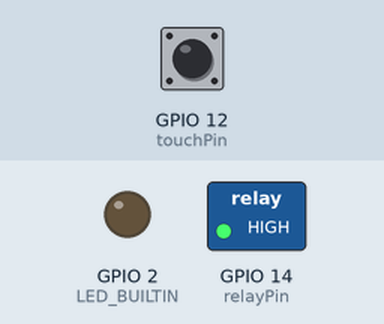
Recording of a sketch running on a simulated ESP8266 (NodeMCU). Shown: switched loads named in the sketch (green lamp = pin HIGH), output pins drawn as LEDs (lit = HIGH, except the on-board LED, lit = LOW). The inputs (shaded band) are chosen by the test bench; at power-on: GPIO 12 (touchPin) LOW. WiFi joins after 1.5 s; servers stay silent unless stated; no MQTT or app messages arrive unless stated; what the sketch prints to the serial monitor is not drawn.

Above: at 3.2 s.
3.3 s: GPIO 12 (touchPin) pulled HIGH for 0.15 s
At 4.3 s:
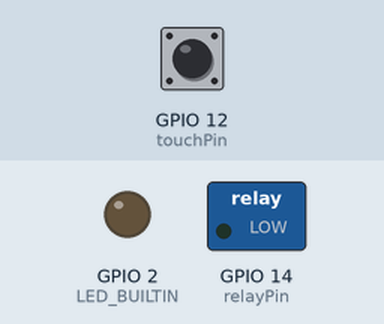
7.9 s: GPIO 12 (touchPin) pulled HIGH for 1 s
At 8.9 s:
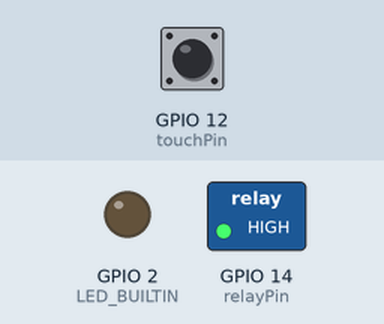
10.4 s: GPIO 12 (touchPin) pulled HIGH for 3.2 s
At 10.8 s:
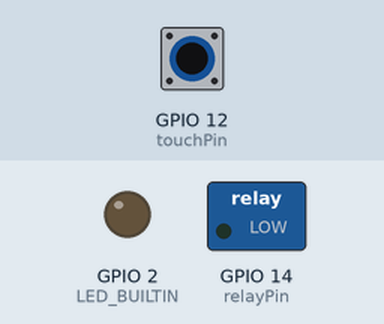
Timing chart, 0 to 31.9 s (numbered marks = the images above; inputs shaded):
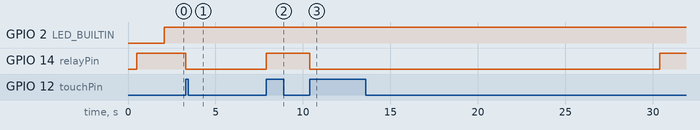

The sketch:

power_t_measuring_device.ino
```cpp
#include <ESP8266WiFi.h>
#include <PubSubClient.h>

//Pin define
//static const uint8_t D0   = 16;
//static const uint8_t D1   = 5;
//static const uint8_t D2   = 4;
//static const uint8_t D3   = 0;
//static const uint8_t D4   = 2;
//static const uint8_t D5   = 14;
//static const uint8_t D6   = 12;
//static const uint8_t D7   = 13;
//static const uint8_t D8   = 15;
//static const uint8_t D9   = 3;
//static const uint8_t D10  = 1;

#define touchPin 12
#define relayPin 14

const char* ssid = "ssid@unifi";
const char* password = "password0";
//const char* mqtt_server = "192.168.0.239";
const char*mqtt_server = "broker.hivemq.com";

WiFiClient espClient;
PubSubClient client(espClient);

//const unsigned long publishInterval = 60L*1000L;  //publish every 1minute
const unsigned long publishInterval = 10L * 1000L;  //publish every 10second
unsigned long lastMsg = 0;

//TouchSensor Setting
bool touchOff = true;  //always off first
bool touchFlag = LOW;  //sensor trigger
unsigned long debounce = 0;

//Switch Relay Setting
bool relayOff = true; //always off first
unsigned long modTimer = 20L * 1000L; //delay for relay to switch off (initial set 20second)
unsigned long cooldown = 0; //reset count down if user go out and back into location (no cooldown)

String users = "0"; //list of user
String foundId = "";  //returned user Id
String foundLoc = "";   //returned user location
bool userFlag = false;  //initiate cooldown when userFlag not found

//Thingspeak setting
String apikey = "FF1L7B0Z41CRJ08U";
String myRoom = "Living"; //Power measuring device current location
String msg = "";  //returned measuring device msg
String pmode = "3"; //default 3 or in the future set to one

//UART VARIABLE
//buffer
bool serialComplete = false;
String message = "";
char command = ' ';
int inchar = 0;
int endPos = 0;
//receive
String pstatus = "0"; //0: switched off, 1: switched on
String preal = "0", pvoltage = "0", pfactor = "0", pcurrent = "0";

void setup_wifi() {
  delay(10);
  Serial.println();
  Serial.print("Connecting to ");
  Serial.println(ssid);
  WiFi.begin(ssid, password);

  while (WiFi.status() != WL_CONNECTED) {
    delay(500);
    Serial.print(".");
  }
  Serial.println("");
  Serial.println("WiFi connected");
  Serial.println("IP address: ");
  Serial.println(WiFi.localIP());
}

void serialEvent() {
  //Serial UART function
  while (Serial.available()) {
    delayMicroseconds(100);
    inchar = Serial.read();
    message += (char)inchar;
    if (inchar == '\n') {
      serialComplete = true;
    }
  }

}

void addUser(String uid) {
  //add total user found
  users += "+";
  users += uid;
}

void delUser(String uid) {
  //remove user when not found
  int a = users.indexOf(uid);
  users.remove(a - 1, uid.length() + 1);
}

void delimiter(String message) { // msg format: UID+CURLOC
  // For loop which will separate the String in parts
  // and assign them the the variables we declare
  for (int i = 0; i < message.length(); i++) {
    if (message.substring(i, i + 1) == "+") {
      foundId = message.substring(0, i);
      foundLoc = message.substring(i + 1);
      break;
    }
  }
}

void reconnect() {
  // Loop until we're reconnected
  while (!client.connected()) {
    Serial.print("Attempting MQTT connection...");
    // Attempt to connect
    if (client.connect("testtestclientee")) {
      Serial.println("connected");
      // Once connected, publish an announcement...
      client.publish("outTopic", "hello world");
      // ... and resubscribe

      client.subscribe("digitalHome/app");
      client.subscribe("digitalHome/mod");

    } else {
      Serial.print("failed, rc=");
      Serial.print(client.state());
      Serial.println(" try again in 5 seconds");
      // Wait 5 seconds before retrying
      delay(5000);
    }
  }
  digitalWrite(LED_BUILTIN, HIGH);
}

void callback(char* topic, byte* payload, unsigned int length) {
  //MQTT callback function
  String payloadMsg;
  //  Serial.print("Message arrived [");
  //  Serial.print(topic);
  //  Serial.print("] ");
  for (int i = 0; i < length; i++) {
    payloadMsg += (char)payload[i];
  }

  if ( String(topic).indexOf("app")) {
    //topic "app" indicate msg of user location
    delimiter(payloadMsg); //parse data
  }
  if (users.indexOf(foundId) >= 0) {
    if (myRoom.indexOf(foundLoc) != 0) {
      delUser(foundId);
    }
  }
  else {
    //    Serial.print("Room detected : ");
    //    Serial.println(foundLoc.indexOf(myRoom));
    if (myRoom.indexOf(foundLoc) == 0) {
      addUser(foundId);
    }
  }

  if ( String(topic).indexOf("mod")) {
    //topic "mod" indicate setting for automatic switch off timer
    delimiter(payloadMsg); //prase data
  }
  if ( foundLoc == "Living" ) {
    Serial.println(foundId.toInt());
    switch ( foundId.toInt() ) {
      case 0:
        modTimer = 5L * 1000L;
        pmode = "0";
        break;
      case 1:
        pmode = "1";
        modTimer = 20L * 1000L;
        break;
      case 2:
        pmode = "2";
        modTimer = 600L * 1000L;
        break;
      default:
        modTimer = 1000000L;
        pmode = "3";
        break;
    }
    Serial.println(pmode);
  }
}

void setup() {
  delay(500); //wait for hardware initialize completely
  pinMode(LED_BUILTIN, OUTPUT);
  digitalWrite(LED_BUILTIN, LOW);
  pinMode(relayPin, OUTPUT);
  digitalWrite(relayPin, relayOff);
  pinMode(touchPin, INPUT);

  Serial.begin(38400);  //initialize serial port
  setup_wifi(); //connect to internet
  client.setServer(mqtt_server, 1883);
  client.setCallback(callback);

}

void loop() {
  //Touch Sensor
  touchFlag = digitalRead(touchPin);  //poll trigger

  if ( touchFlag == HIGH ) {   //if high check debounce

    if ( (millis() - debounce) > 230 ) { //200ms
      debounce = millis();
      switch ( relayOff ) {
        case true:
          relayOff = false;
          pstatus = "1";
          cooldown = millis();
          userFlag = true;
          break;
        case false:
          relayOff = true;
          cooldown = 0;
          userFlag = false;
          break;
        default:
          break;
      }

    }
    bool norep = digitalRead(touchPin);

    if ( norep == HIGH ) debounce = millis(); //no repeat trigger
  }
  digitalWrite(relayPin, relayOff);

  //UART read
  serialEvent();
  if (serialComplete) {
    //set buffer size
    command = message.charAt(0);  //head
    endPos = message.indexOf("\n"); //tail
    Serial.println(message);

    //parse power data from message
    preal = message.substring(message.indexOf("A") + 1, message.indexOf("B"));
    pvoltage = message.substring(message.indexOf("B") + 1, message.indexOf("C"));
    pcurrent = message.substring(message.indexOf("C") + 1, message.indexOf("D"));
    pfactor = message.substring(message.indexOf("D") + 1, endPos);

    message = "";
    serialComplete = false;
  }
  //Serial read complete
  if (!client.connected()) {
    reconnect();
  }

  //Check for relay status
  if ( relayOff ) {
    //if off-> clear preal and pstatus
    preal = "0";
    pstatus = "0";
  }
  else {
    if (users.indexOf("+") < 0 ) {  //when no ppl
      if (userFlag) {               //switch off the power
        userFlag = false;           //
      }
      else {
        //start timer to count down switch off
        if (millis() - cooldown > modTimer) {
          //Serial.println("off");
          relayOff = true;
          preal = "0";
          pstatus = "0";
        }
      }
    }
    else {
      cooldown = millis();
      userFlag = true;
    }
  }

  long now = millis();//track current timer
  if (now - lastMsg > publishInterval) {
    //if the timer exceed publishInterval
    //publish the data
    lastMsg = now;  //reset timer
    //concatenate msg
    msg += pstatus;  //power status
    msg += "_";
    msg += preal;
    msg += "_";
    msg += pmode;
    msg += "_";
    msg += users;

    String topic = "digitalHome/devices/";
    topic += apikey;

    char pubMsg[msg.length()];
    msg.toCharArray(pubMsg, msg.length() + 1);

    //Create char[] to store topic
    char pubTopic[topic.length()];
    topic.toCharArray(pubTopic, topic.length() + 1);

    client.publish(pubTopic, pubMsg);
    msg = ""; //clear buffer
  }

  client.loop();  //MQTT check for payload
}
```

Measured:
- after the input at 3.3 s, GPIO 14 (relayPin): HIGH → LOW at once
- after the input at 7.9 s, GPIO 14 (relayPin): LOW → HIGH at once
- after the input at 10.4 s, GPIO 14 (relayPin): HIGH → LOW at once, → HIGH 20.0 s later
